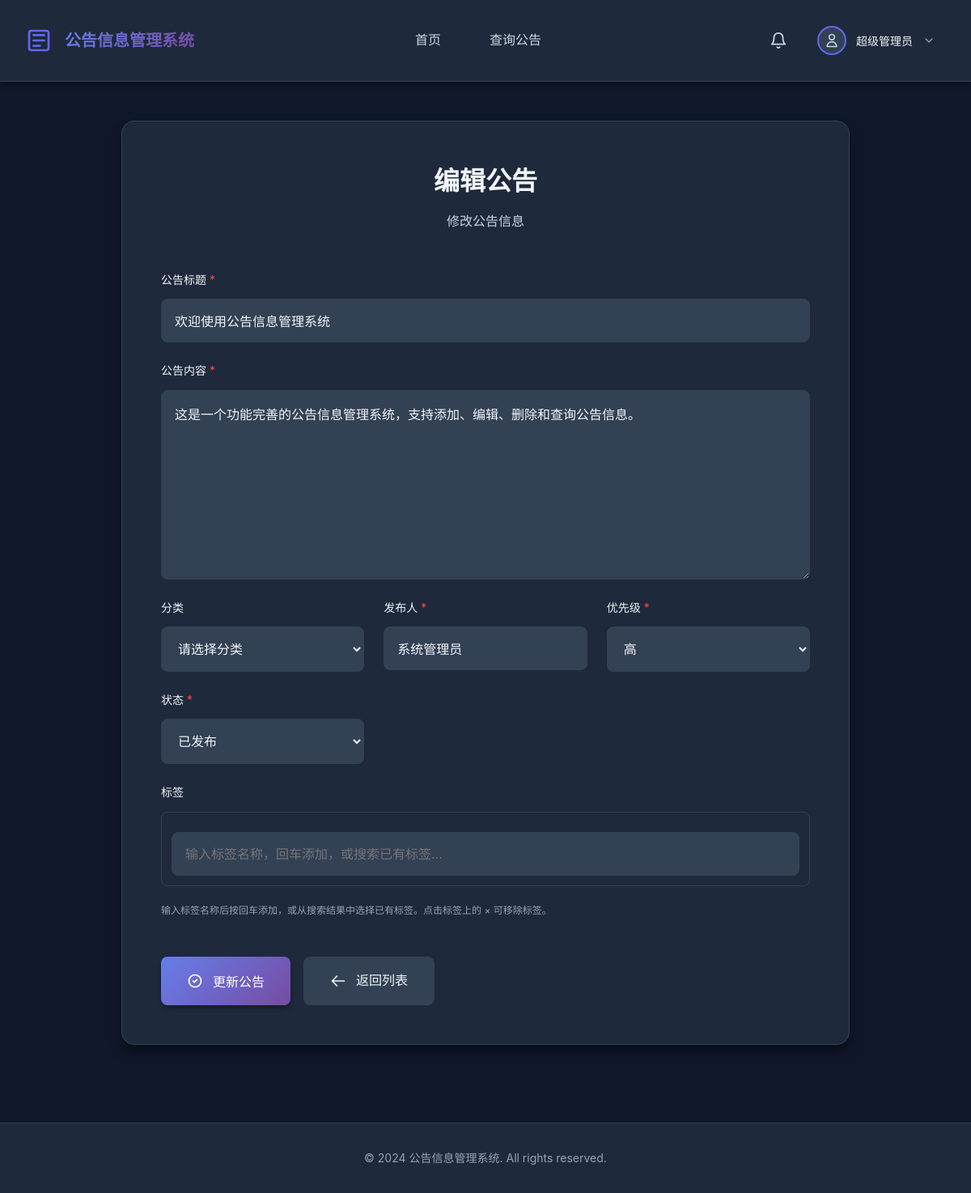
The page /add_notice.php?id=1 (signed in) on the database its author committed.
### tables this page shows
CREATE TABLE IF NOT EXISTS users (
    id INT AUTO_INCREMENT PRIMARY KEY,
    username VARCHAR(50) NOT NULL UNIQUE COMMENT '用户名',
    email VARCHAR(100) NOT NULL UNIQUE COMMENT '邮箱',
    password VARCHAR(255) NOT NULL COMMENT '加密后的密码',
    avatar_url VARCHAR(255) DEFAULT NULL COMMENT '头像URL',
    nickname VARCHAR(50) DEFAULT NULL COMMENT '昵称',
    bio VARCHAR(255) DEFAULT NULL COMMENT '个人简介',
    register_time DATETIME DEFAULT CURRENT_TIMESTAMP COMMENT '注册时间',
    last_login_time DATETIME DEFAULT NULL COMMENT '最后登录时间',
    last_login_ip VARCHAR(45) DEFAULT NULL COMMENT '最后登录IP',
    status ENUM('active', 'inactive', 'banned') DEFAULT 'active' COMMENT '状态',
    reset_token VARCHAR(255) DEFAULT NULL COMMENT '密码重置令牌',
    reset_token_expire DATETIME DEFAULT NULL COMMENT '重置令牌过期时间',
    INDEX idx_username (username),
    INDEX idx_email (email),
    INDEX idx_status (status)
);

CREATE TABLE IF NOT EXISTS notices (
    id INT AUTO_INCREMENT PRIMARY KEY,
    category_id INT DEFAULT NULL COMMENT '分类ID',
    title VARCHAR(255) NOT NULL COMMENT '公告标题',
    content TEXT NOT NULL COMMENT '公告内容',
    author VARCHAR(100) NOT NULL COMMENT '发布人',
    author_id INT DEFAULT NULL COMMENT '发布人用户ID',
    publish_date DATETIME DEFAULT CURRENT_TIMESTAMP COMMENT '发布时间',
    update_date DATETIME DEFAULT CURRENT_TIMESTAMP ON UPDATE CURRENT_TIMESTAMP COMMENT '更新时间',
    status ENUM('published', 'draft') DEFAULT 'published' COMMENT '状态',
    priority ENUM('high', 'medium', 'low') DEFAULT 'medium' COMMENT '优先级',
    views INT DEFAULT 0 COMMENT '浏览次数',
    INDEX idx_publish_date (publish_date),
    INDEX idx_status (status),
    INDEX idx_author_id (author_id),
    INDEX idx_category_id (category_id),
    FOREIGN KEY (category_id) REFERENCES categories(id) ON DELETE SET NULL
);

### www/common.php (called while the page is built, shortened)
<?php
function get_logged_in_user() {
    $conn = getConnection();
    $stmt = $conn->prepare("SELECT id, username, email, avatar_url, nickname, bio, register_time, last_login_time, status FROM users WHERE id = ?");
    $stmt->bind_param("i", $_SESSION['user_id']);
    $stmt->execute();
    $result = $stmt->get_result();
    $user = $result->fetch_assoc();
    return $user;
}
?>

### www/add_notice.php (the view, shortened to what this page needs)
<?php
require_once 'common.php';
?>
<!DOCTYPE html>
<html lang="zh-CN">
<head>
    <link rel="stylesheet" href="style.css">
</head>
<body>
    <?php
    require_once 'common.php';
    $edit_mode = false;
    $notice = null;
    if (isset($_GET['id'])) {
        $edit_mode = true;
        $id = intval($_GET['id']);
        $conn = getConnection();
        $stmt = $conn->prepare("SELECT * FROM notices WHERE id = ?");
        $stmt->bind_param("i", $id);
        $stmt->execute();
        $result = $stmt->get_result();
        $notice = $result->fetch_assoc();
    } else {
        require_permission('notice:create');
    }
    ?>
    <?php include 'header.php'; ?>
    <div class="container">
        <div class="main-content">
            <div class="form-container">
                <div class="form-header">
                    <h2><?php echo $edit_mode ? '编辑公告' : '添加公告'; ?></h2>
                    <p><?php echo $edit_mode ? '修改公告信息' : '发布新的公告信息'; ?></p>
                </div>
                <form method="POST" action="" class="notice-form" id="noticeForm">
                    <div class="form-group">
                        <label for="title">公告标题 <span class="required">*</span></label>
                        <input type="text" id="title" name="title" required
                               value="<?php echo $edit_mode ? htmlspecialchars($notice['title']) : ''; ?>"
                               placeholder="请输入公告标题">
                    </div>
                    <div class="form-group">
                        <label for="content">公告内容 <span class="required">*</span></label>
                        <textarea id="content" name="content" rows="10" required
                                  placeholder="请输入公告内容"><?php echo $edit_mode ? htmlspecialchars($notice['content']) : ''; ?></textarea>
                    </div>
                    <div class="form-row">
                        <div class="form-group">
                            <label for="category_id">分类</label>
                            <select id="category_id" name="category_id">
                                <option value="">请选择分类</option>
                            </select>
                        </div>
                        <div class="form-group">
                            <label for="author">发布人 <span class="required">*</span></label>
                            <input type="text" id="author" name="author" required
                                   value="<?php echo $edit_mode ? htmlspecialchars($notice['author']) : ''; ?>"
                                   placeholder="请输入发布人姓名">
                        </div>
                        <div class="form-group">
                            <label for="priority">优先级 <span class="required">*</span></label>
                            <select id="priority" name="priority" required>
                                <option value="high" <?php echo ($edit_mode && $notice['priority'] == 'high') ? 'selected' : ''; ?>>高</option>
                            </select>
                        </div>
                        <div class="form-group">
                            <label for="status">状态 <span class="required">*</span></label>
                            <select id="status" name="status" required>
                                <option value="published" <?php echo ($edit_mode && $notice['status'] == 'published') ? 'selected' : ''; ?> <?php echo !$edit_mode ? 'selected' : ''; ?>>已发布</option>
                            </select>
                        </div>
                    </div>
                    <div class="form-group">
                        <label>标签</label>
                        <div class="tag-input-wrapper">
                            <div class="tag-input-container">
                                <input type="text" id="tagSearchInput" placeholder="输入标签名称，回车添加，或搜索已有标签..." autocomplete="off">
                            </div>
                        </div>
                        <small class="form-text text-muted">输入标签名称后按回车添加，或从搜索结果中选择已有标签。点击标签上的 × 可移除标签。</small>
                    </div>
                    <div class="form-actions">
                        <button type="submit" class="btn btn-primary">
                            <?php echo $edit_mode ? '更新公告' : '发布公告'; ?>
                        </button>
                        <a href="search_notice.php" class="btn btn-secondary">
                            <svg class="btn-icon" viewBox="0 0 24 24" fill="none" xmlns="http://www.w3.org/2000/svg">
                                <path d="M10 19L3 12M3 12L10 5M3 12H21" stroke="currentColor" stroke-width="2" stroke-linecap="round" stroke-linejoin="round"/>
                            </svg>
                            返回列表
                        </a>
                    </div>
                </form>
            </div>
        </div>
    </div>
    <footer class="footer">
        <div class="container">
            <p>&copy; 2024 公告信息管理系统. All rights reserved.</p>
        </div>
    </footer>
</body>
</html>

### www/header.php (shortened to what this page needs)
<?php
require_once 'common.php';
$current_user = get_logged_in_user();
$current_page = basename($_SERVER['PHP_SELF']);
?>
<nav class="navbar">
    <div class="container">
        <div class="nav-brand">
            <h1>公告信息管理系统</h1>
        </div>
        <ul class="nav-menu">
            <li><a href="index.php" class="<?php echo $current_page == 'index.php' ? 'active' : ''; ?>">首页</a></li>
            <li><a href="search_notice.php" class="<?php echo $current_page == 'search_notice.php' ? 'active' : ''; ?>">查询公告</a></li>
        </ul>
        <div class="nav-user">
            <?php if ($current_user): ?>
                <div class="message-notification">
                    <button class="message-bell-btn" onclick="toggleMessagePanel()">
                    </button>
                </div>
                <div class="user-dropdown">
                    <button class="user-avatar-btn" onclick="toggleUserMenu()">
                        <?php if ($current_user['avatar_url']): ?>
                            <img src="<?php echo htmlspecialchars($current_user['avatar_url']); ?>" alt="头像" class="user-avatar">
                        <?php else: ?>
                            <div class="user-avatar-placeholder">
                            </div>
                        <?php endif; ?>
                        <span class="user-name"><?php echo htmlspecialchars($current_user['nickname'] ?: $current_user['username']); ?></span>
                        <svg class="dropdown-arrow" viewBox="0 0 24 24" fill="none" xmlns="http://www.w3.org/2000/svg">
                            <path d="M6 9L12 15L18 9" stroke="currentColor" stroke-width="2" stroke-linecap="round" stroke-linejoin="round"/>
                        </svg>
                    </button>
                </div>
            <?php endif; ?>
        </div>
    </div>
</nav>

### rows shown on the page
users: nickname "超级管理员"
notices: title "欢迎使用公告信息管理系统", content "这是一个功能完善的公告信息管理系统，支持添加、编辑、删除和查询公告信息。", author "系统管理员", priority "高", status "已发布"
